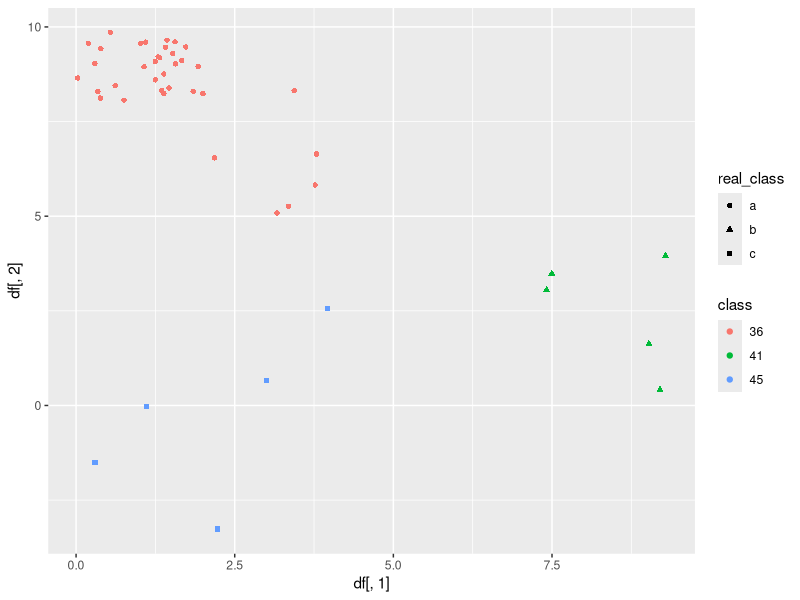
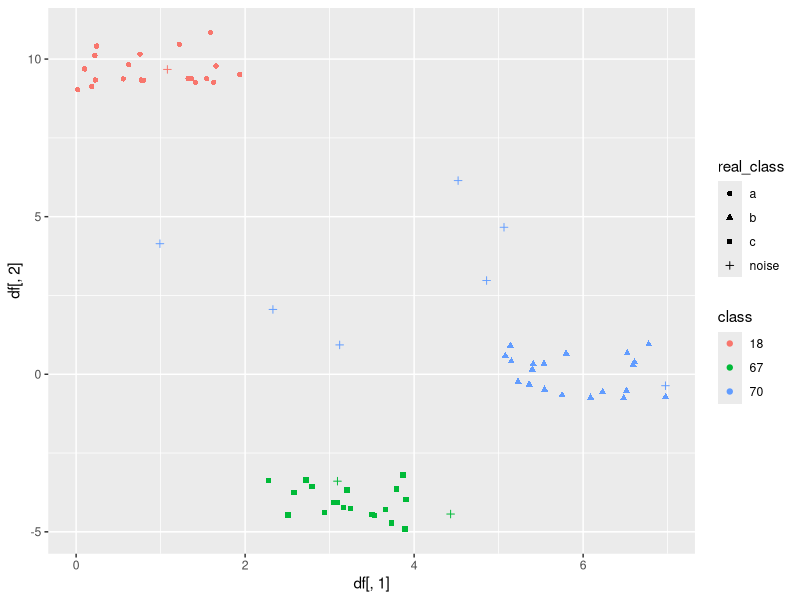

R code for these plots, in order:
library(tidyverse)

#performs single link hierarchical clustering and plots the clusters
#works for 2D datasets
#df is the dataframe and NUM the number of clusters
single_link <- function(df, NUM){
  
  #seperating data and real class
  real_class <- df[,3]
  df <- df[-3]
  
  #calulating all distances
  distance <- as.matrix(dist(df))
  
  #getting rid of zeros of the diag
  diag(distance) <- Inf
  
  #initializing clusters lists to store cluster points (named 1:number of points)
  clus.names <- c(rownames(df))
  clus <- vector("list", length(clus.names))
  names(clus) <- clus.names
  #initially, each point is its own cluster
  for(x in names(clus)){clus[[x]] <- append(clus[[x]],as.numeric(x))}
  
  #condition to break the loop
  done <- FALSE
  
  #repeat until we have the wanted number of clusters (param NUM)
  while(done == FALSE){
    
    #if wanted clusters equal the number of points, exit with one point per cluster
    if(NUM == nrow(df)) {break}
    
    #if wanted clusters more than points, exit
    if(NUM > nrow(df)) {
      print((paste0("Error: Exceeded max number of clusters (", nrow(df), ")")))
      break
    }
    
    #find the indexes of the minimum distance in distance matrix
    min_d <- which(distance == min(distance), arr.ind = T)[1,]
    
    
    #find in which cluster the points with min distance belong
    cluster1 <- 0
    cluster2 <- 0
    
    for(i in names(clus)){
      if(min_d[1] %in% clus[[i]]){
        cluster1 <- i
      }
      if(min_d[2] %in% clus[[i]]){
        cluster2 <- i
      }
    }
    
    
    #IF they don't already belong in the same cluster, put them in the same cluster
    #of first point, clear the other one
    if(cluster1 != cluster2){
      clus[[cluster1]] <- append(clus[[cluster1]], clus[[cluster2]])
      clus[[cluster2]] <- NA
    }
    
    #remove the current min from the distance matrix so it won't be used again
    distance[as.numeric(min_d[1]), as.numeric(min_d[2])] <- Inf
    distance[as.numeric(min_d[2]), as.numeric(min_d[1])] <- Inf
    
    
    #termination condition: reaching the desired number of clusters
    clust_num <- 0 #number of clusters created
    
    for(j in names(clus)){ #for each cluster
      if(is.numeric(clus[[j]])) { #has elements inside (numerics)
        clust_num <- clust_num+1 #increase cluster counter
      }
    }
    
    #if desired cluster number met, condition = TRUE
    if (clust_num == NUM) {done <- T}
    
  } #exit loop
  
  
  #once the clustering is complete, we must assign each point of the dataset a class
  
  #remove NA values from clus
  clus <- clus[!is.na(clus)]
  
  #initialize class column 
  df$class <- NA
  
  for(x in as.numeric(names(clus))){ #for each cluster in clus
    for(y in clus[[as.character(x)]]){ #look for the elements in each cluster
      df[y,"class"] <- as.character(x) #assign corresponding df row the cluster name
    }
  }
  
  
  #plottin the data
  #color is the clusters assigned by the algorithm and shape is the true class if the data
  ggplot(df) + 
    geom_point(aes(x=df[,1],y=df[,2], color=class, shape=real_class))
  
}


#reading the datasets
sl_data <- read.csv(file = 'single_link_better.csv')
dbs_data <- read.csv(file= 'dbscan_better.csv')

#running the algorithms
single_link(sl_data[-1], 3)
single_link(dbs_data[-1], 3)
